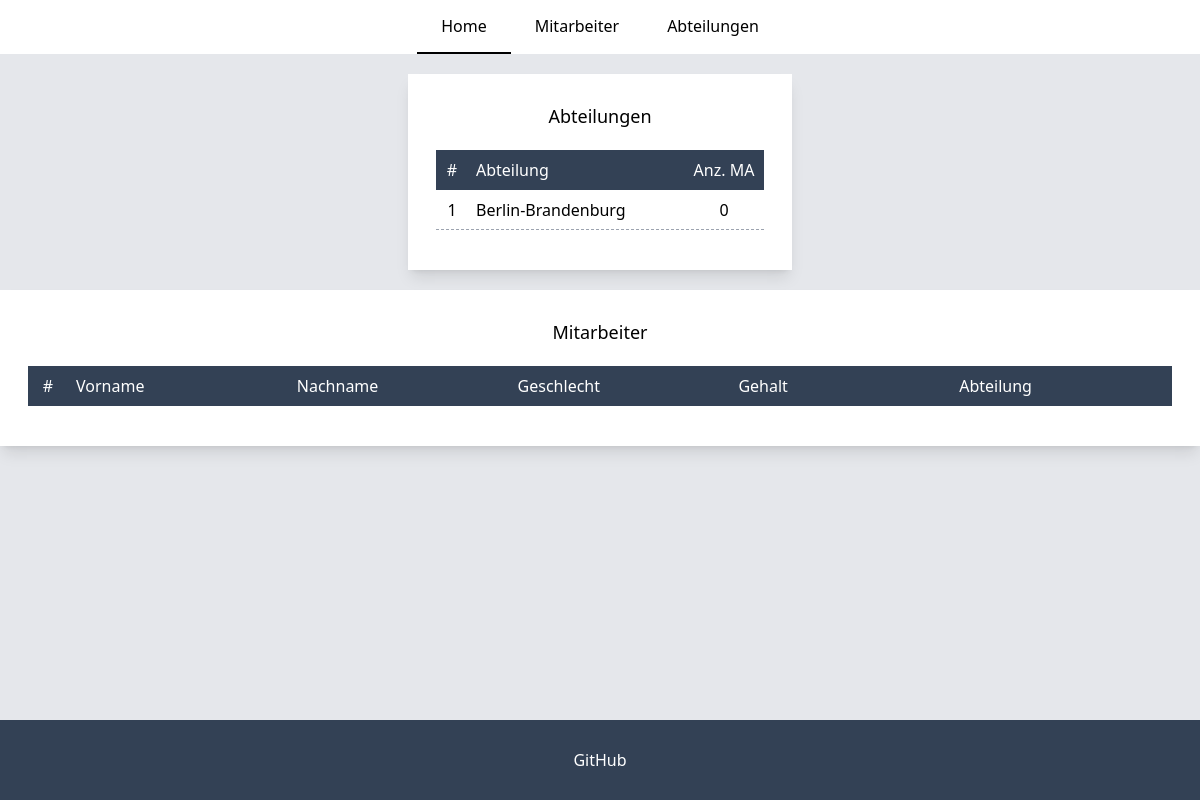
/, run on an earlier commit of the app's database.
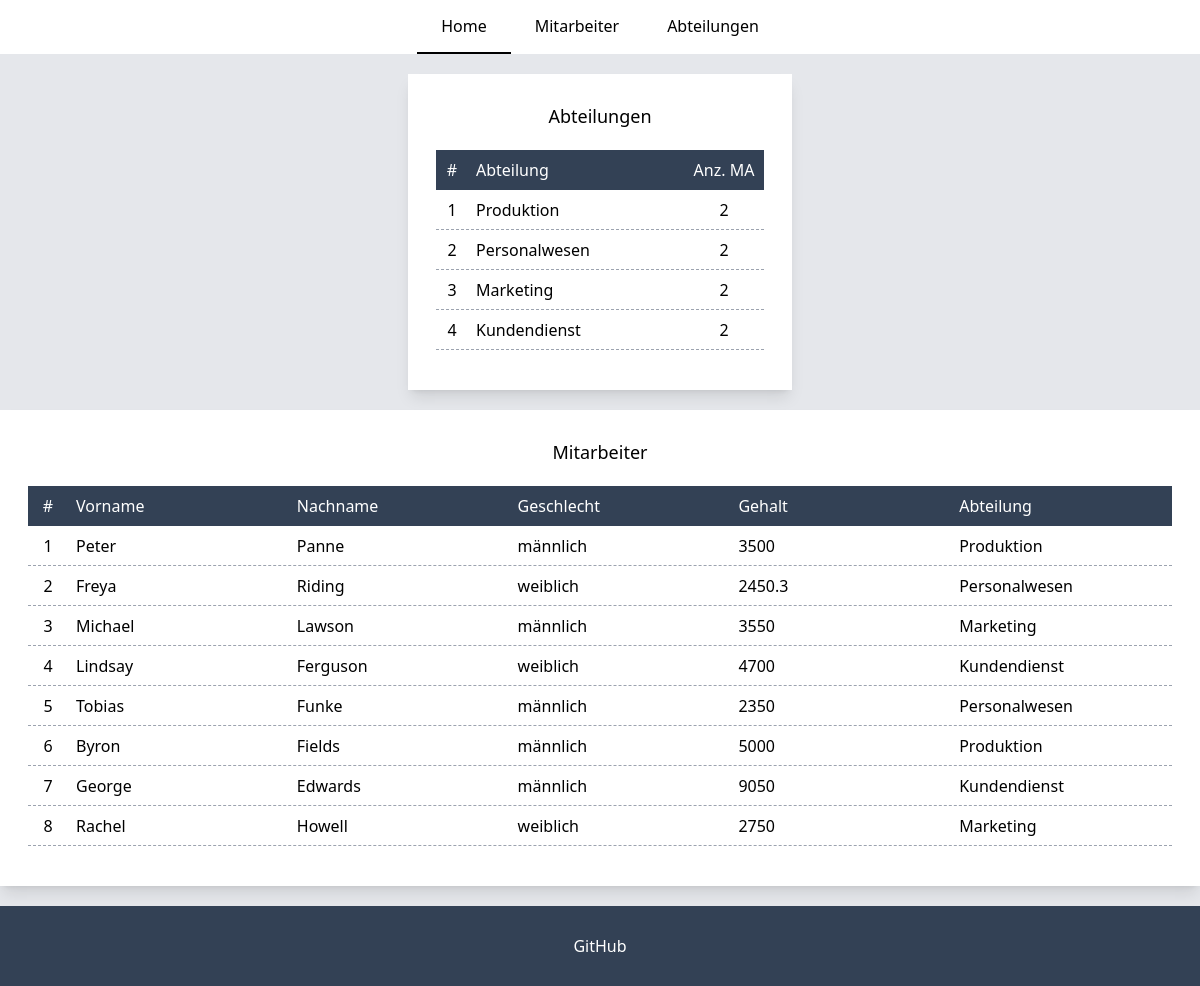
And on a later commit of the database.
### tables this page shows
create table departments (
                             id int primary key auto_increment,
                             name varchar(45) not null,
                             UNIQUE (name)
);

create table employees (
                           id int primary key auto_increment,
                           firstname varchar(45) not null,
                           lastname varchar(45) not null,
                           gender_id int,
                           salary  double not null,
                           department_id int,
                           FOREIGN KEY(department_id) REFERENCES departments(id)
                               ON DELETE SET NULL
                               ON UPDATE SET NULL,
                           FOREIGN KEY(gender_id) REFERENCES genders(id)
                               ON DELETE SET NULL
                               ON UPDATE SET NULL,
                           CONSTRAINT UC_Employee UNIQUE (firstname,lastname)
);

create table genders (
                         id int primary key auto_increment,
                         gender varchar(10) not null
);

### src/service/DepartmentModel.php (called while the page is built, shortened)
<?php
require_once "Database.php";
class DepartmentModel
{
    private string $table;
    public function __construct()
    {
        $this->table = "departments";
    }
    public function getAll(): array
    {
        $results = [];
        try {
            $query = "SELECT $this->table.id, name, COUNT(e.department_id) AS 'count' FROM $this->table
                            LEFT JOIN employees e ON e.department_id = $this->table.id
                            GROUP BY $this->table.id
            ";
            $result = Database::connect()->query($query);
            for ($results = array(); $row = $result->fetch_assoc(); $results[] = $row);
        } catch (Exception $error) {
            onError($error);
        }
        return $results;
    }
}

### src/service/Database.php (called while the page is built, shortened)
<?php
class Database
{
    private static object $dbh;
    public static function connect(): object
    {
        if (!isset(self::$dbh)) {
            try {
                self::$dbh = new mysqli(
                    DB_SERVER,
                    DB_USERNAME,
                    DB_PASSWORD,
                    DB_NAME);
            } catch (Exception $error) {
                onError($error);
                die();
            }
        }
        return self::$dbh;
    }
}

### src/router/Router.php (called while the page is built, shortened)
<?php
class Router
{
    private array $handlers;
    private function addHandler(string $method, string $path, $handler): void
    {
        $this->handlers[$method . $path] = [
            'path' => $path,
            'method' => $method,
            'handler' => $handler
        ];
    }
    public function run(): void
    {
        $requestUri = parse_url($_SERVER['REQUEST_URI']);
        $requestPath = $requestUri['path'];
        $method = $_SERVER['REQUEST_METHOD'];
        $callback = null;
        foreach ($this->handlers as $handler) {
            if ($handler['path'] === $requestPath && $method === $handler['method']) {
                $callback = $handler['handler'];
            }
        }
        if (is_string($callback)) {
            $parts = explode('::', $callback);
            if (is_array($parts)) {
                $className = array_shift($parts);
                $handler = new $className();
                $method = array_shift($parts);
                $callback = [$handler, $method];
            }
        }
        call_user_func_array($callback, [
            array_merge($_GET, $_POST)
        ]);
    }
}

### index.php (called while the page is built, shortened)
<?php
require_once "src/classes/views/MainPage.php";
require_once "src/router/Router.php";
$router = new Router();
$router->get('/', MainPage::class . '::getContent');
$router->get('/employees', EmployeePage::class . '::execute');
$router->post('/employees', EmployeePage::class . '::execute');
$router->get('/departments', DepartmentPage::class . '::execute');
$router->post('/departments', DepartmentPage::class . '::execute');
$router->addNotFoundHandler(NotFoundPage::class . '::getContent');
$router->run();

### src/service/EmployeeModel.php (called while the page is built, shortened)
<?php
require_once "Database.php";
class EmployeeModel
{
    private string $table;
    public function __construct()
    {
        $this->table = "employees";
    }
    public function getAll(): array
    {
        $results = [];
        try {
            $query = "SELECT $this->table.id, firstname, lastname, salary, gender, name
                    FROM $this->table
                    LEFT JOIN departments d ON d.id = $this->table.department_id
                    LEFT JOIN genders g ON g.id = $this->table.gender_id
                    GROUP BY $this->table.id";
            $result = Database::connect()->query($query);
            for ($results = array(); $row = $result->fetch_assoc(); $results[] = $row) ;
        } catch (Exception $error) {
            onError($error);
        }
        return $results;
    }
}

### src/classes/views/MainPage.php (the view, shortened to what the changed rows need)
<?php
require_once "src/classes/views/Modules.php";
class MainPage extends Modules
{
    protected function getMiddle(): string
    {
        $sr['departmentsTable'] = $this->showDepartmentsPreView();
        $sr['employeesTable'] = $this->showEmployeesPreView();
        return $this->getReplaceTemplate($sr, "home");
    }
    private function showDepartmentsPreView(): string
    {
        $data = $this->department->getAll();
        $html = '';
        foreach ($data as $i => $item) {
            $html .= '
                    <li class="flex h-10 border-b border-gray-400 border-dashed">
                        <span class="flex self-center justify-center w-8">' . ++$i . '</span>
                        <span class="flex self-center basis-20 grow pl-2">' . $item['name'] . '</span>
                        <span class="flex self-center justify-center basis-20">' . $item['count'] . '</span>
                    </li>';
        }
        return $html;
    }
    private function showEmployeesPreView(): string
    {
        $data = $this->employee->getAll();
        $html = '';
        foreach ($data as $i => $item) {
            $html .= '
                    <li class="flex h-10 border-b border-gray-400 border-dashed">
                        <span class="flex self-center justify-center basis-10 flex-2">' . ++$i . '</span>
                        <span class="flex self-center basis-20 flex-1 pl-2">' . $item['firstname'] . '</span>
                        <span class="
                            flex self-center
                            basis-20 flex-1
                            pl-2
                            ">' . $item['lastname'] . '</span>
                        <span class="flex self-center basis-20 flex-1 pl-2 sm:flex hidden">' . $item['gender'] . '</span>
                        <span class="flex self-center basis-20 flex-1 pl-2 sm:flex hidden">' . $item['salary'] . '</span>
                        <span class="flex self-center basis-20 flex-1 pl-2 sm:flex hidden ">' . $item['name'] . '</span>
                    </li>';
        }
        return $html;
    }
}

What changed in the data, as far as the page shows it:
changed departments: name "Berlin-Brandenburg" → "Produktion"; count "0" → "2"
added departments: name "Personalwesen", count "2"
added departments: name "Marketing", count "2"
added departments: name "Kundendienst", count "2"
added employees: firstname "Peter", lastname "Panne", gender.gender "männlich", salary "3500", department.name "Produktion"
added employees: firstname "Freya", lastname "Riding", gender.gender "weiblich", salary "2450.3", department.name "Personalwesen"
added employees: firstname "Michael", lastname "Lawson", gender.gender "männlich", salary "3550", department.name "Marketing"
added employees: firstname "Lindsay", lastname "Ferguson", gender.gender "weiblich", salary "4700", department.name "Kundendienst"
added employees: firstname "Tobias", lastname "Funke", gender.gender "männlich", salary "2350", department.name "Personalwesen"
added employees: firstname "Byron", lastname "Fields", gender.gender "männlich", salary "5000", department.name "Produktion"
added employees: firstname "George", lastname "Edwards", gender.gender "männlich", salary "9050", department.name "Kundendienst"
added employees: firstname "Rachel", lastname "Howell", gender.gender "weiblich", salary "2750", department.name "Marketing"
